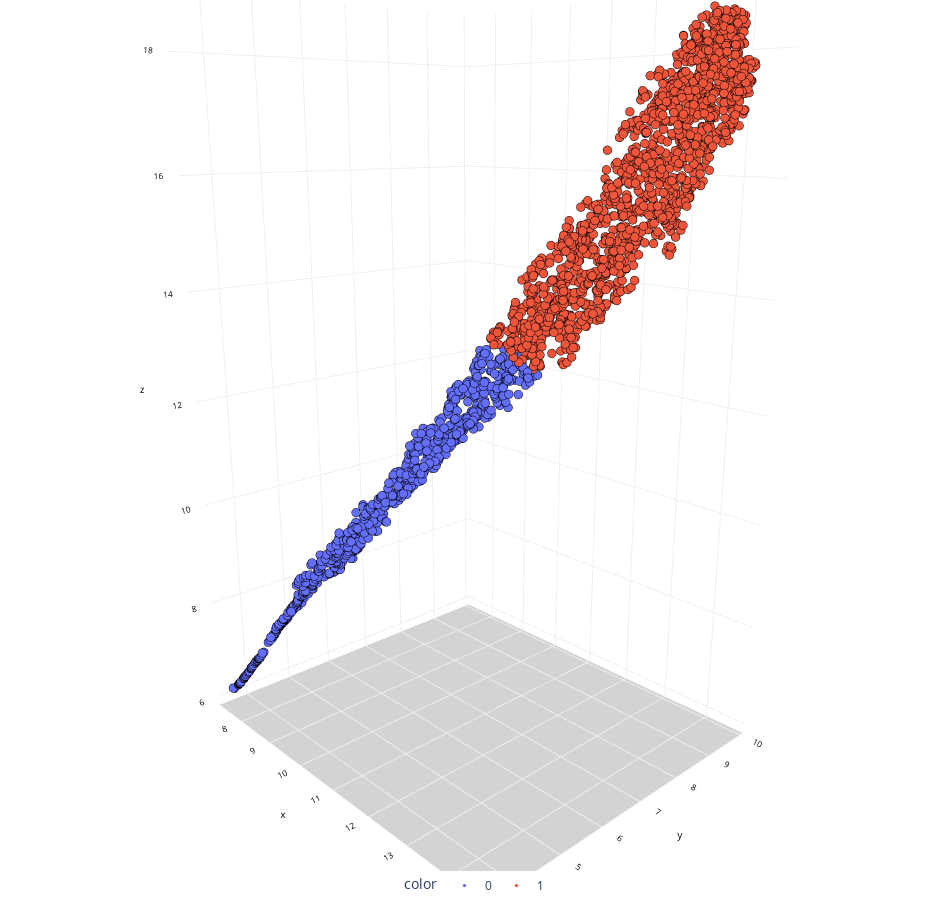

Notebook code cell kept with this figure:
### Code cell
import plotly.express as px
chart(transformed_data, labels)

### Figure 1 — Plotly figure (JSON) as saved in the notebook; plotly's stock layout.template omitted (floating-point values rounded to 4 significant figures; data arrays with more than 128 entries replaced by an {"elided": "..."} marker saying what was removed)
{"data": [{"hovertemplate": "color=0<br>x=%{x}<br>y=%{y}<br>z=%{z}<extra></extra>", "legendgroup": "0", "marker": {"color": "#636efa", "line": {"color": "black", "width": 0.1}, "size": 3, "symbol": "circle"}, "mode": "markers", "name": "0", "scene": "scene", "showlegend": true, "type": "scatter3d", "x": {"elided": "889 float values"}, "y": {"elided": "889 float values"}, "z": {"elided": "889 float values"}}, {"hovertemplate": "color=1<br>x=%{x}<br>y=%{y}<br>z=%{z}<extra></extra>", "legendgroup": "1", "marker": {"color": "#EF553B", "line": {"color": "black", "width": 0.1}, "size": 3, "symbol": "circle"}, "mode": "markers", "name": "1", "scene": "scene", "showlegend": true, "type": "scatter3d", "x": {"elided": "1722 float values"}, "y": {"elided": "1722 float values"}, "z": {"elided": "1722 float values"}}], "layout": {"height": 900, "legend": {"orientation": "h", "title": {"text": "color"}, "tracegroupgap": 0, "x": 0.5, "xanchor": "center", "y": 0, "yanchor": "top"}, "margin": {"b": 0, "l": 0, "r": 0, "t": 0}, "scene": {"camera": {"center": {"x": 0, "y": 0, "z": -0.1}, "eye": {"x": 1.5, "y": -1.4, "z": 0.5}, "up": {"x": 0, "y": 0, "z": 1}}, "domain": {"x": [0, 1], "y": [0, 1]}, "xaxis": {"backgroundcolor": "white", "color": "black", "gridcolor": "#f0f0f0", "tickfont": {"size": 10}, "title": {"font": {"size": 10}, "text": "x"}}, "yaxis": {"backgroundcolor": "white", "color": "black", "gridcolor": "#f0f0f0", "tickfont": {"size": 10}, "title": {"font": {"size": 10}, "text": "y"}}, "zaxis": {"backgroundcolor": "lightgrey", "color": "black", "gridcolor": "#f0f0f0", "tickfont": {"size": 10}, "title": {"font": {"size": 10}, "text": "z"}}}, "showlegend": true, "width": 950}}
